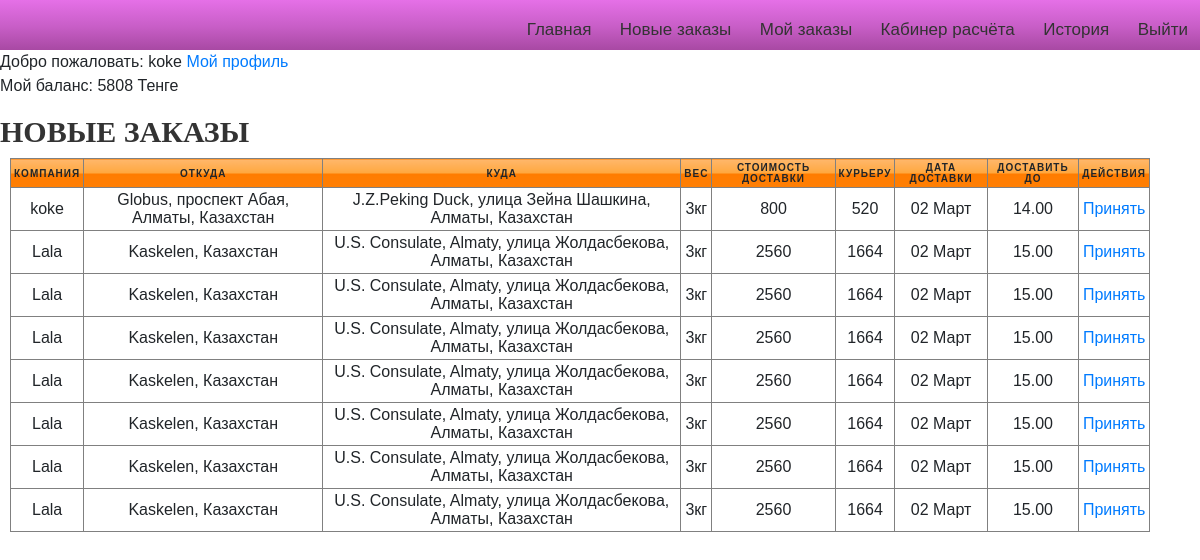
/curiers/private_сurier2/ (signed in), run on the app's committed database.
### curier/models.py (models this page shows)
class Curier(models.Model):
	user = models.OneToOneField(settings.AUTH_USER_MODEL, on_delete=models.CASCADE,related_name="mycurier")
	date_of_birth=models.DateField(blank=True, null=True)
	photo =models.ImageField(upload_to='curiers/%y/%m/%d', blank=True)
	experience=models.IntegerField(blank=True, null=True)
	phone = models.IntegerField(null=False, blank=False)
	is_available=models.BooleanField(default=False)
	balance = models.DecimalField(decimal_places=0,max_digits=1000,default=0)

### Lallog/models.py (models this page shows, shortened)
class TestOrder(models.Model):
	client=models.ForeignKey(settings.AUTH_USER_MODEL,on_delete=models.CASCADE)
	marshrut=models.CharField(max_length=200)
	ves=models.DecimalField(decimal_places=0,max_digits=1000,default=10)
	from_address=models.CharField(max_length=200)
	from_phone=models.CharField(max_length=200)
	from_comment=models.CharField(max_length=200)
	to=models.CharField(max_length=200)
	to_phone=models.CharField(max_length=200)
	to_date=models.CharField(max_length=200)
	to_date_until=models.CharField(max_length=200)
	to_comment=models.CharField(max_length=200)
	distance=models.DecimalField(decimal_places=0,max_digits=1000,default=10)
	itog=models.DecimalField(decimal_places=0,max_digits=1000,default=10)
	curier = models.ForeignKey(Curier,on_delete=models.CASCADE,default=None,related_name="choiced_curier",blank=True,null=True)
	nal=models.DecimalField(decimal_places=0,max_digits=1000,default=0)
	raschet=models.DecimalField(decimal_places=0,max_digits=1000,default=0)
	status = models.CharField(max_length=200,default="Ожидание")
	curier_money = models.DecimalField(decimal_places=0,max_digits=1000,default=0)
	__original_curier = None
	def __init__(self,*args,**kwargs):
		print("Object was created")
		super(TestOrder,self).__init__(*args,**kwargs)
		self.__origin_curier = self.curier

### curier/views.py (called while the page is built)
def private_сurier2(request):
	curier = request.user.mycurier
	today  = timezone.now()
	all_empty_orders = TestOrder.objects.all().filter(curier=None)
	cxt={
	    'empty_orders':all_empty_orders
	}
	return render(request,"curiers/Moi_zakazy.html",context=cxt)

### curier/templates/curiers/Moi_zakazy.html (shortened to what this page needs)
 {%extends 'curiers/base_curier.html' %} {%load static%} {%block title%} Личный кабиент Курьера 2{%endblock%} {%block content%}
<a href="{% url 'edit'%}">Мой профиль</a>
<p>Мой баланс: {{request.user.mycurier.balance}} Тенге</p>
<h2>Новые заказы</h2>
<table border="1" id="table_empty">
    <thead>
        <tr >
            <th>Компания</th>
            <th>Откуда</th>
            <th>Куда</th>
            <th>Вес</th>
            <th>Стоимость доставки</th>
            <th>Курьеру</th>
            <th>Дата доставки</th>
            <th>Доставить до</th>
            <th>Действия</th>
        </tr>
    </thead>
    {%for i in empty_orders%}
    <tr>
        <td data-label="Компания">{{i.client}}</td>
        <td data-label="Откуда">{{i.from_address}}</td>
        <td data-label="Куда">{{i.to}}</td>
        <td data-label="Вес">{{i.ves}}кг</td>
        <td data-label="Доставка">{{i.itog}}</td>
        <td data-label="Курьеру">{{i.curier_money}}</td>
        <td data-label="Дата">{{i.to_date}}</td>
        <td data-label="Ограничения">{{i.to_date_until}}</td>
        <td data-label="Действия" class="lol">
            <a href="{% url 'curier_select' id=i.pk %}">Принять</a>
        </td>
    </tr>
    {%endfor%}
</table>
{%endblock content%}

### curier/templates/curiers/base_curier.html (shortened to what this page needs)
{% load static %}
<html lang="en">
<head>
    <link rel="stylesheet" href="https://use.fontawesome.com/releases/v5.8.2/css/all.css">
    <link rel="stylesheet" href="https://stackpath.bootstrapcdn.com/bootstrap/4.3.1/css/bootstrap.min.css">
    <link href="{% static 'css/style.css' %}" rel="stylesheet" />
</head>
<body>
    <div class="menu">
        <div class="links">
            {%if user.is_authenticated%}
            <a class="menu-item" href="{% url 'Home' %}">Главная</a>
            <a class="menu-item" href="{% url 'private_сurier2' %}">Новые заказы</a>
            <a class="menu-item" href="{% url 'private_сurier' %}">Мой заказы</a>
            <a class="menu-item" href="{% url 'curier_rashet' day='all'%}">Кабинер расчёта</a>
            <a class="menu-item" href="{% url 'curier_history' %}">История</a>
            <a class="menu-item" href="{% url 'user_logout' %}">Выйти</a> {%else%}
            <a class="menu-item" href="{% url 'user_login' %}">Авторизация</a> {%endif%}
        </div>
    </div>
    {%if user.is_authenticated%} Добро пожаловать: {{ user.username}} {%endif%} {%block content%} {%endblock content%}
</body>
</html>

### Lallog/static/css/style.css (style rules this page uses)
* { padding: 0; margin: 0; }
div { box-sizing: border-box; }
#table_empty { width: 95%; margin-left: 10px; }
#table_empty th { background: #ffb76b; background: -moz-linear-gradient(top, #ffb76b 0%, #ffa73d 50%, #ff7c00 51%, #ff7f04 100%); background: -webkit-linear-gradient(top, #ffb76b 0%,#ffa73d 50%,#ff7c00 51%,#ff7f04 100%); background: linear-gradient(to bottom, #ffb76b 0%,#ffa73d 50%,#ff7c00 51%,#ff7f04 100%); filter: progid:DXImageTransform.Microsoft.gradient( startColorstr='#ffb76b', endColorstr='#ff7f04',GradientType=0 ); }
table { width: 100%; margin:0; padding:0; border-collapse: collapse; border-spacing: 0; }
table tr { padding: 3px; }
table th, table td { padding: 3px; text-align: center; }
table th { text-transform: uppercase; font-size: 10px; letter-spacing: 1px; }
body { font-family: sans-serif; }
.menu { text-align: right; background: #e570e7; background: -moz-linear-gradient(top, #e570e7 0%, #c85ec7 53%, #a849a3 100%); background: -webkit-linear-gradient(top, #e570e7 0%,#c85ec7 53%,#a849a3 100%); background: linear-gradient(to bottom, #e570e7 0%,#c85ec7 53%,#a849a3 100%); filter: progid:DXImageTransform.Microsoft.gradient( startColorstr='#e570e7', endColorstr='#a849a3',GradientType=0 ); height: 50px; }
.menu-item { display: inline-block; color:#333; font-size: 17px; line-height: 30px; padding: 15px 12px; text-decoration: none; }
h2 { color: #333333; font-family: "Open+Sans"; font-size: 30px; font-weight: 700; text-transform: uppercase; margin-top: 10px; }

### data on the page
TestOrder: client "koke", from_address "Globus, проспект Абая, Алматы, Казахстан", to "J.Z.Peking Duck, улица Зейна Шашкина, Алматы, Казахстан", ves "3", itog "800", curier_money "520", to_date "02 Март", to_date_until "14.00"
TestOrder: client "Lala", from_address "Kaskelen, Казахстан", to "U.S. Consulate, Almaty, улица Жолдасбекова, Алматы, Казахстан", ves "3", itog "2560", curier_money "1664", to_date "02 Март", to_date_until "15.00"
TestOrder: client "Lala", from_address "Kaskelen, Казахстан", to "U.S. Consulate, Almaty, улица Жолдасбекова, Алматы, Казахстан", ves "3", itog "2560", curier_money "1664", to_date "02 Март", to_date_until "15.00"
TestOrder: client "Lala", from_address "Kaskelen, Казахстан", to "U.S. Consulate, Almaty, улица Жолдасбекова, Алматы, Казахстан", ves "3", itog "2560", curier_money "1664", to_date "02 Март", to_date_until "15.00"
TestOrder: client "Lala", from_address "Kaskelen, Казахстан", to "U.S. Consulate, Almaty, улица Жолдасбекова, Алматы, Казахстан", ves "3", itog "2560", curier_money "1664", to_date "02 Март", to_date_until "15.00"
TestOrder: client "Lala", from_address "Kaskelen, Казахстан", to "U.S. Consulate, Almaty, улица Жолдасбекова, Алматы, Казахстан", ves "3", itog "2560", curier_money "1664", to_date "02 Март", to_date_until "15.00"
TestOrder: client "Lala", from_address "Kaskelen, Казахстан", to "U.S. Consulate, Almaty, улица Жолдасбекова, Алматы, Казахстан", ves "3", itog "2560", curier_money "1664", to_date "02 Март", to_date_until "15.00"
TestOrder: client "Lala", from_address "Kaskelen, Казахстан", to "U.S. Consulate, Almaty, улица Жолдасбекова, Алматы, Казахстан", ves "3", itog "2560", curier_money "1664", to_date "02 Март", to_date_until "15.00"

### other printed values
{{ user.username }} "koke"
{{ request.user.mycurier.balance }} "5808"
